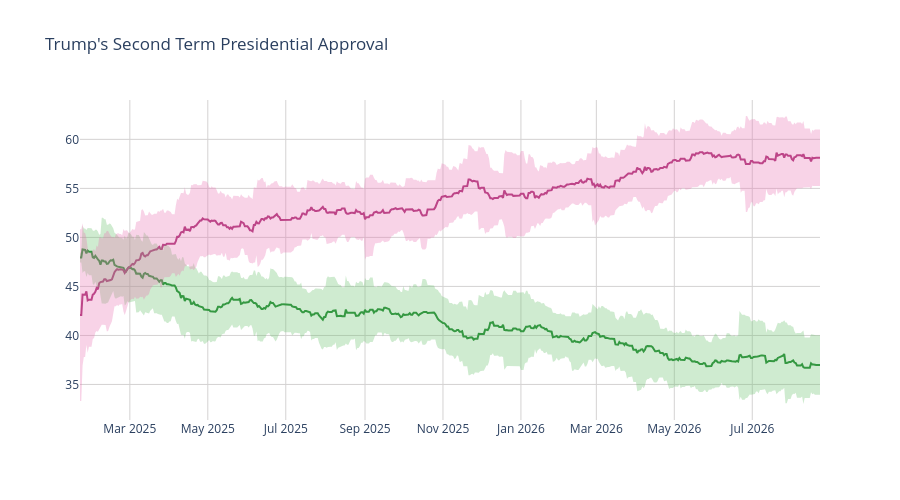

The code cell stored with this chart in its notebook:
### Code cell
disappr_ci_hex = "#e86eaf"
appr_ci_hex = "#60be65"
disappr_ci_rgba = "rgba(232, 110, 175, 0.3)"
appr_ci_rgba = "rgba(96, 190, 101, 0.3)"
grid_col = "#d4d2d2"


# Approve
fig = go.Figure(go.Scatter(
    x=pres['end_date'],
    y=pres['approve'],
    hovertemplate="%{y:.2f}%",
    name="<b>Approve</b>",
    line=dict(color="#228833"),
    showlegend=False
))

# Disapprove
fig.add_trace(go.Scatter(
    x=pres['end_date'],
    y=pres['disapprove'],
    hovertemplate="%{y:.2f}%",
    name="<b>Disapprove</b>",
    line=dict(color="#aa3377"),
    showlegend=False
    )
)

# Approve CI
fig.add_traces([

    # Upper bound
    go.Scatter(
        x=pres['end_date'],
        y=pres['approve_upper_ci'],
        marker=dict(color=appr_ci_hex),
        line=dict(width=0),
        mode='lines',
        showlegend=False,
        hoverinfo="skip"
    ),

    # Lower bound
    go.Scatter(
        x=pres['end_date'],
        y=pres['approve_lower_ci'],
        marker=dict(color=appr_ci_hex),
        line=dict(width=0),
        mode='lines',
        fillcolor=appr_ci_rgba,
        fill="tonexty",
        showlegend=False,
        hoverinfo="skip"
    )
])

# Disapprove CI
fig.add_traces([

    # Upper bound
    go.Scatter(
        x=pres['end_date'],
        y=pres['disapprove_upper_ci'],
        marker=dict(color=disappr_ci_hex),
        line=dict(width=0),
        mode='lines',
        showlegend=False,
        hoverinfo="skip"
    ),

    # Lower bound
    go.Scatter(
        x=pres['end_date'],
        y=pres['disapprove_lower_ci'],
        marker=dict(color=disappr_ci_hex),
        line=dict(width=0),
        mode='lines',
        fillcolor=disappr_ci_rgba,
        fill="tonexty",
        showlegend=False,
        hoverinfo="skip"
    )
])

fig.update_layout(
    title=dict(text="Trump's Second Term Presidential Approval"),
    hovermode="x"
)

fig.update_xaxes(gridcolor=grid_col)
fig.update_yaxes(gridcolor=grid_col)

fig.update_layout(hovermode="x", hoverlabel_align="right", plot_bgcolor="rgba(0, 0, 0, 0)", height=500)
fig.show()

### Figure 1 — Plotly figure (JSON) as saved in the notebook; plotly's stock layout.template omitted (floating-point values rounded to 4 significant figures; data arrays with more than 128 entries replaced by an {"elided": "..."} marker saying what was removed)
{"data": [{"hovertemplate": "%{y:.2f}%", "line": {"color": "#228833"}, "name": "<b>Approve</b>", "showlegend": false, "type": "scatter", "x": {"elided": "580 str values"}, "y": {"elided": "580 float values"}}, {"hovertemplate": "%{y:.2f}%", "line": {"color": "#aa3377"}, "name": "<b>Disapprove</b>", "showlegend": false, "type": "scatter", "x": {"elided": "580 str values"}, "y": {"elided": "580 float values"}}, {"hoverinfo": "skip", "line": {"width": 0}, "marker": {"color": "#60be65"}, "mode": "lines", "showlegend": false, "type": "scatter", "x": {"elided": "580 str values"}, "y": {"elided": "580 float values"}}, {"fill": "tonexty", "fillcolor": "rgba(96, 190, 101, 0.3)", "hoverinfo": "skip", "line": {"width": 0}, "marker": {"color": "#60be65"}, "mode": "lines", "showlegend": false, "type": "scatter", "x": {"elided": "580 str values"}, "y": {"elided": "580 float values"}}, {"hoverinfo": "skip", "line": {"width": 0}, "marker": {"color": "#e86eaf"}, "mode": "lines", "showlegend": false, "type": "scatter", "x": {"elided": "580 str values"}, "y": {"elided": "580 float values"}}, {"fill": "tonexty", "fillcolor": "rgba(232, 110, 175, 0.3)", "hoverinfo": "skip", "line": {"width": 0}, "marker": {"color": "#e86eaf"}, "mode": "lines", "showlegend": false, "type": "scatter", "x": {"elided": "580 str values"}, "y": {"elided": "580 float values"}}], "layout": {"height": 500, "hoverlabel": {"align": "right"}, "hovermode": "x", "plot_bgcolor": "rgba(0, 0, 0, 0)", "title": {"text": "Trump's Second Term Presidential Approval"}, "xaxis": {"gridcolor": "#d4d2d2"}, "yaxis": {"gridcolor": "#d4d2d2"}}}
